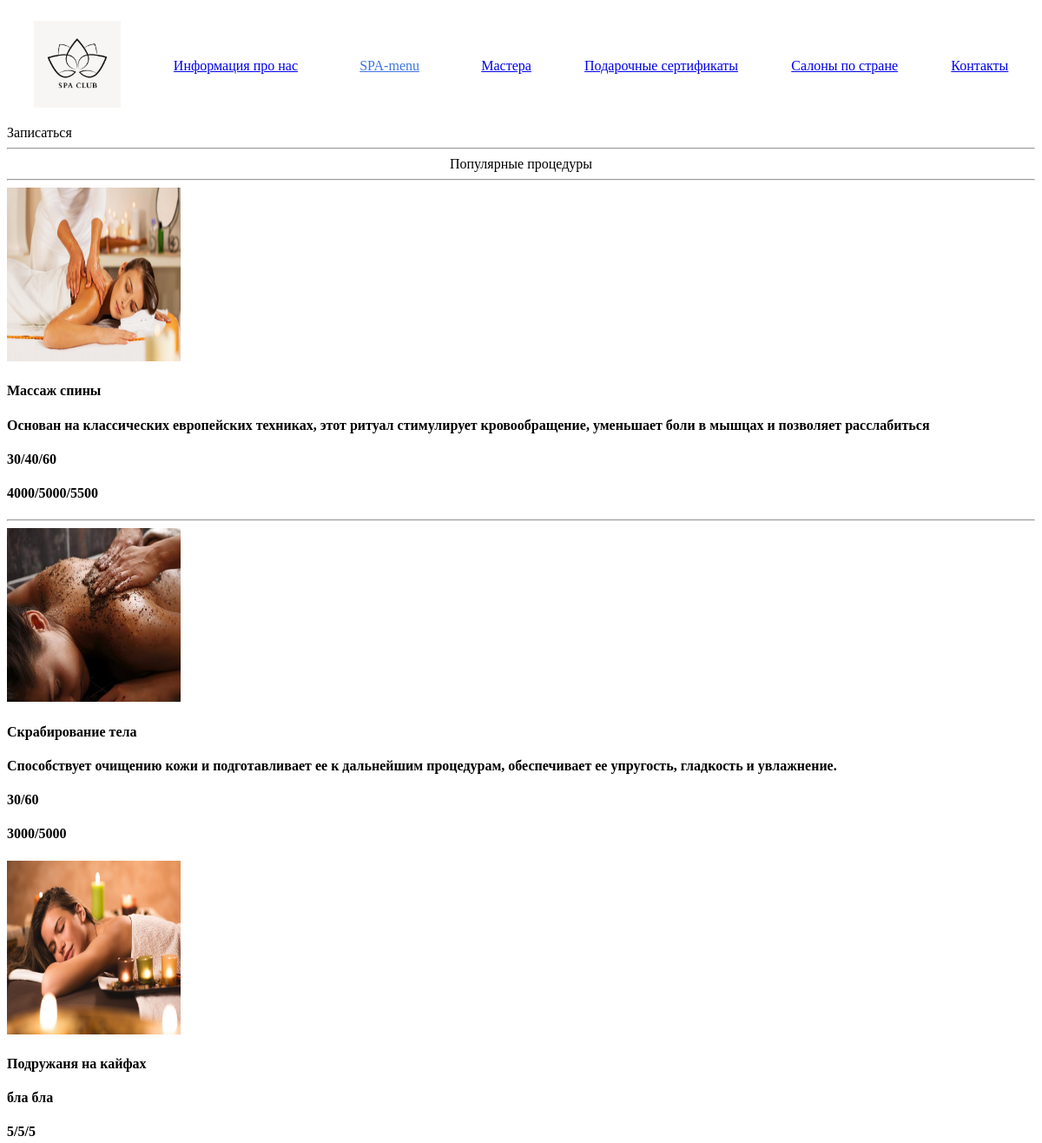
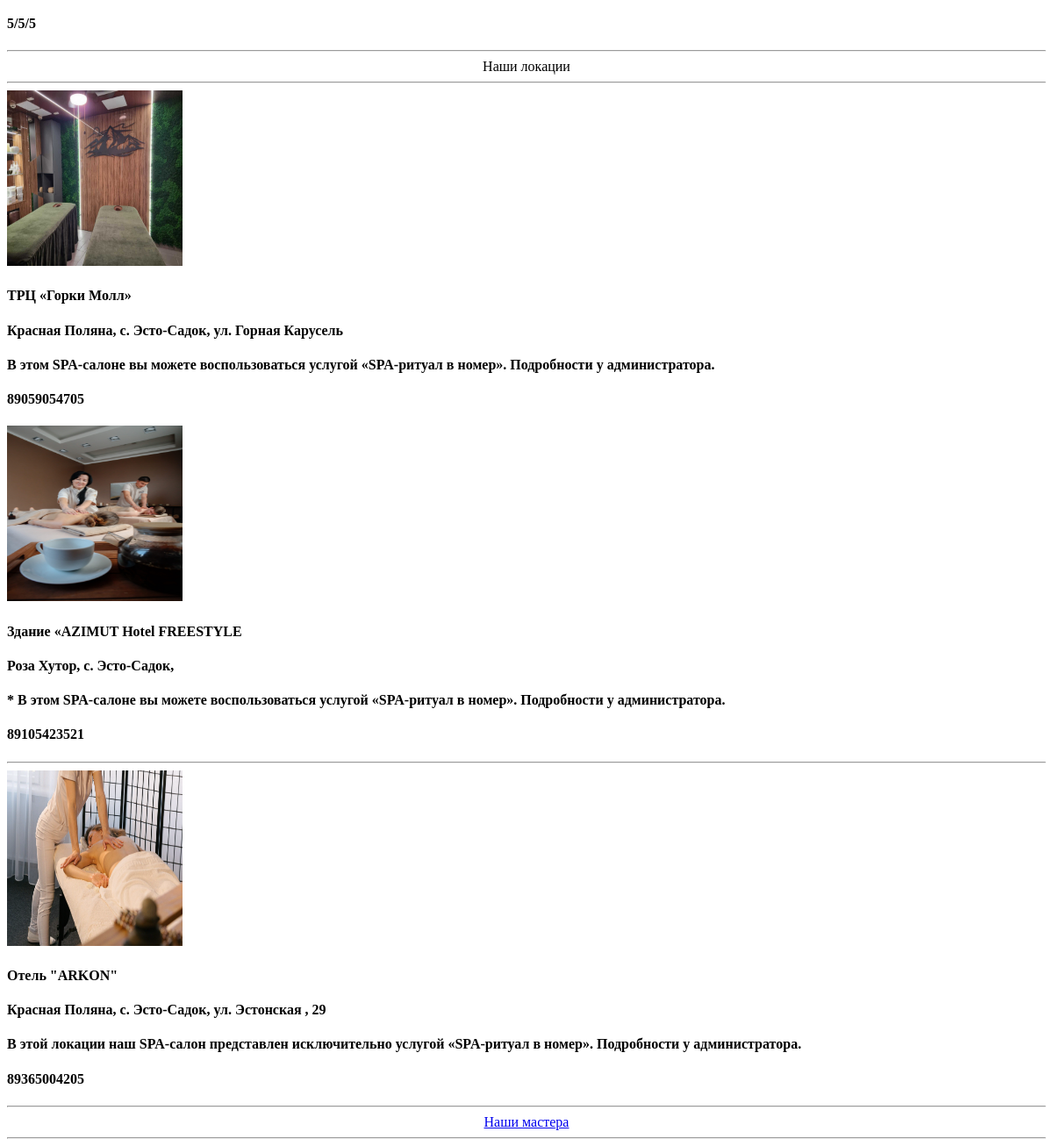
/home/, run on the app's committed database (2 pictures, top to bottom).
### spa/models.py (models this page shows, shortened)
class Rituals(models.Model):
    photo = models.ImageField(upload_to='static/photo/photo_rituals/', verbose_name='фото массажа')
    title = models.CharField(max_length=100, verbose_name='Заголовок')
    content = models.CharField(max_length=250, verbose_name='описание')
    time = models.CharField(max_length=50, null=True, blank=True, verbose_name='время в формате x/x/x')
    price = models.CharField(max_length=50, null=False, blank=True, verbose_name='цена в формате x/x/x')
    popular = models.BooleanField(default=False, verbose_name='Добавить на главную страницу сайта (популярные массажи)')
    time_create = models.DateTimeField(verbose_name="Время создания", default=datetime.now(), )
    time_update = models.DateTimeField(verbose_name="Время изменения", default=datetime.now(), )
    class Meta:
        verbose_name_plural = 'Mountain-SPA (Виды массажа)'
        verbose_name = 'SPA-ритуалы (вид массажа)'

class Body_care(models.Model):
    photo = models.ImageField(upload_to='static/photo/photo_care/', verbose_name='уходовое фото')
    title = models.CharField(max_length=100, verbose_name='Заголовок')
    content = models.CharField(max_length=250, verbose_name='описание')
    time = models.CharField(max_length=50, null=True, blank=True, verbose_name='время в формате "X/X/X"')
    price = models.CharField(max_length=50, null=False, blank=True, verbose_name='цена в формате "X/X/X"')
    popular = models.BooleanField(default=False,
                                  verbose_name='Добавить на главную страницу сайта (популярные Процедуры)')
    time_create = models.DateTimeField(verbose_name="Время создания", default=datetime.now(), )
    time_update = models.DateTimeField(verbose_name="Время изменения", default=datetime.now(), )
    class Meta:
        verbose_name_plural = 'Mountain-SPA (Уход за телом)'
        verbose_name = 'SPA-ритуалы (Уход за телом)'

class Plase(models.Model):
    MY_CHOICES = (
        ('KP', 'Красная Поляна'),
        ('PX', 'Роза Хутор'),
        ('GZ', 'Горно-туристический центр ПАО «Газпром»'),
    )
    MY_CHOICES = models.CharField(max_length=2, choices=MY_CHOICES,
                                  verbose_name='Расположение (выберите один из 3х варинтов)', null=True, blank=True, )
    photo = models.ImageField(upload_to='static/photo/photo_salons/', verbose_name='Фото салона', default=None)
    name = models.CharField(max_length=50, verbose_name='Имя SPA-салона', null=True, blank=True)
    adress = models.CharField(max_length=50, verbose_name='Адрес', null=True, blank=False, )
    title = models.CharField(max_length=150, verbose_name='Описание', null=True, blank=False, )
    number = models.CharField(max_length=20, verbose_name='Номер мобильного телефона', null=True, blank=True, )
    class Meta:
        verbose_name_plural = 'Расположение салонов'
        verbose_name = 'Расположения салона'

### spa/views.py (the view)
# urls.py: path('', home, name='home'),
def home(request):
    bds = Rituals.objects.all()
    bd_care = Body_care.objects.all()
    rsp = Plase.objects.all()
    context = {'bds': bds, 'bd_care': bd_care, 'rsp': rsp}
    return render(request, 'layout/home.html', context)

### spa/templates/layout/home.html (shortened to what this page needs)
<!DOCTYPE html>
{% extends 'layout/basic.html' %}
{% load static %}
{% block content %}
<a>Записаться</a>
<hr>
<a><center>Популярные процедуры</center></a>
<hr>
{% for bd in bds %}
    {% if bd.popular == True %}
        <img src="{{ bd.photo.url }}" alt="" width="200" height="200"/>
        <h4>{{ bd.title }}</h4>
        <h4>{{ bd.content }}</h4>
        <h4>{{ bd.time }}</h4>
        <h4>{{ bd.price }}</h4>
    {% endif %}
{% endfor %}
<hr>
{% for bd2 in bd_care %}
    {% if bd2.popular == True %}
        <img src="{{ bd2.photo.url }}" alt="" width="200" height="200"/>
        <h4>{{ bd2.title }}</h4>
        <h4>{{ bd2.content }}</h4>
        <h4>{{ bd2.time }}</h4>
        <h4>{{ bd2.price }}</h4>
    {% endif %}
{% endfor %}
<hr>
<div><center> Наши локации</center></div>
<hr>
{% for rp in rsp %}
    {% if rp.MY_CHOICES == 'KP' %}
        <img src="{{ rp.photo.url }}" alt="" width="200" height="200"/>
        <h4>{{ rp.name }}</h4>
        <h4>{{ rp.adress }}</h4>
        <h4>{{ rp.title }}</h4>
        <h4>{{ rp.number }}</h4>
    {% endif %}
{% endfor %}
<hr>
{% for rp in rsp %}
    {% if rp.MY_CHOICES == 'PX' %}
        <img src="{{ rp.photo.url }}" alt="" width="200" height="200"/>
        <h4>{{ rp.name }}</h4>
        <h4>{{ rp.adress }}</h4>
        <h4>{{ rp.title }}</h4>
        <h4>{{ rp.number }}</h4>
    {% endif %}
{% endfor %}
<hr>
<a href="{% url 'masters' %}"><center>Наши мастера</center></a>
<hr>
{% endblock %}

### spa/templates/layout/basic.html (shortened to what this page needs)
<!DOCTYPE html>
{% load static %}
<html lang="en">
<head>
</head>
<body>
<header>
    <link rel="stylesheet" href="{% static '/css/flex.css' %}">
    <link rel="stylesheet" href="{% static '/css/list.css' %}">
    <link rel="stylesheet" href="{% static '/css/menu.css' %}">
<div class="flex">
    <p><a href="{% url 'home' %}"><img src="/static/photo/logo2.jpg" width="100" height="100" alt="Пример"></a></p>
    <div><a href="{% url 'about_us' %}">Информация про нас</a></div>
    <ul class="mmenuu">
        <li><a>SPA-menu</a>
        </li>
    </ul>
    <div><a href="{% url 'masters' %}">Мастера</a></div>
    <div><a href="{% url 'certificate' %}">Подарочные сертификаты</a></div>
    <div><a href="{% url 'salons' %}">Салоны по стране</a></div>
    <div><a href="{% url 'contacts' %}">Контакты</a></div>
</div>
</header>
{% block content %}
{% endblock %}
</body>
</html>

### static/css/flex.css (style rules this page uses)
.flex { display:flex; justify-content:space-around; align-items:center; flex-wrap:wrap; }
hr { display: block; margin-top: 0.5em; margin-bottom: 0.5em; margin-left: auto; margin-right: auto; border-style: inset; border-width: 1px; }

### static/css/menu.css (style rules this page uses)
ul { list-style: none; display: block; margin:0px; padding:0px; }
ul:after { display: block; float: none; content: ' '; clear: both; }
ul.mmenuu > li { float: left; position: relative; }
ul.mmenuu > li > a { display: block; color: #3c74e5; padding: 10px; text-decoration: none; background-color: #fff; text-decoration: underline; }

### data on the page
Rituals: photo (picture), title "Массаж спины", content "Основан на классических европейских техниках, этот ритуал стимулирует кровообращение, уменьшает боли в мышцах и позволяет расслабиться", time "30/40/60", price "4000/5000/5500"
Body_care: photo (picture), title "Скрабирование тела", content "Способствует очищению кожи и подготавливает ее к дальнейшим процедурам, обеспечивает ее упругость, гладкость и увлажнение.", time "30/60", price "3000/5000"
Body_care: photo (picture), title "Подружаня на кайфах", content "бла бла", time "5/5/5", price "5/5/5"
Plase: photo (picture), name "ТРЦ «Горки Молл»", adress "Красная Поляна, с. Эсто-Садок, ул. Горная Карусель", title "В этом SPA-салоне вы можете воспользоваться услугой «SPA-ритуал в номер». Подробности у администратора.", number "89059054705"
Plase: photo (picture), name "Здание «AZIMUT Hotel FREESTYLE", adress "Роза Хутор, с. Эсто-Садок,", title "* В этом SPA-салоне вы можете воспользоваться услугой «SPA-ритуал в номер». Подробности у администратора.", number "89105423521"
Plase: photo (picture), name "Отель \"ARKON\"", adress "Красная Поляна, с. Эсто-Садок, ул. Эстонская , 29", title "В этой локации наш SPA-салон представлен исключительно услугой «SPA-ритуал в номер». Подробности у администратора.", number "89365004205"
